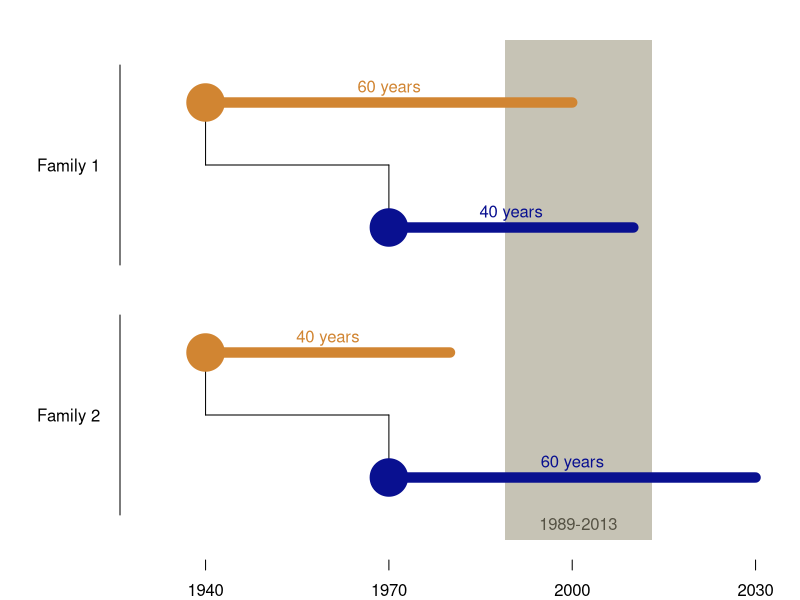
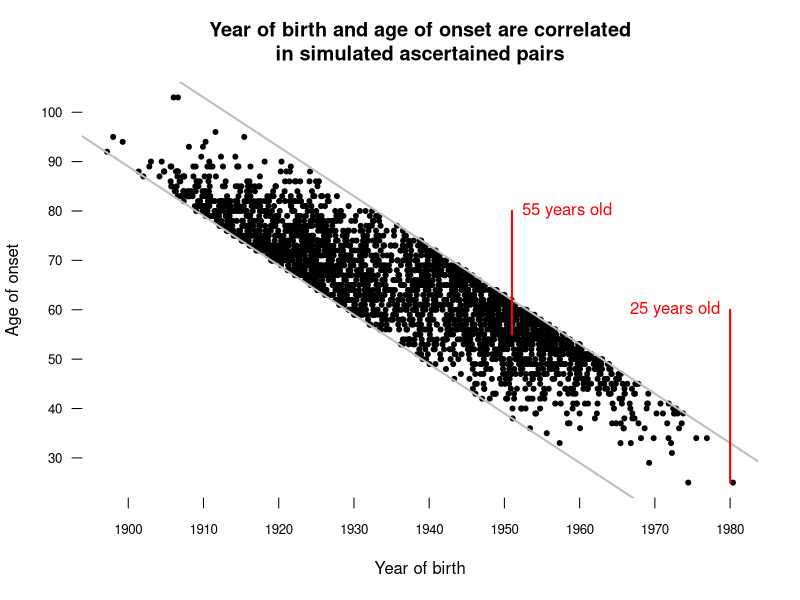
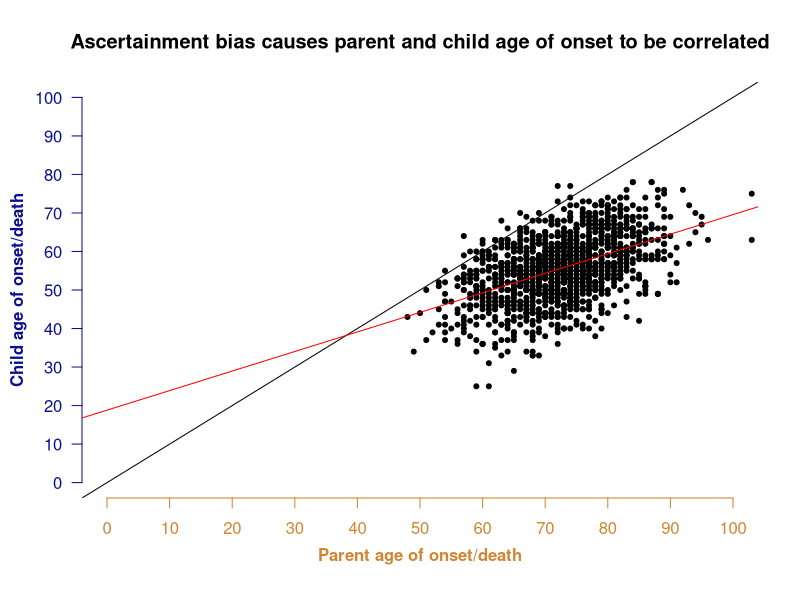

Generate these figures, in order, with R:
setwd('~/d/j/cureffi/media/2014/10/')

# colors for plotting parents and children
pcolor='#D18532' 
ccolor='#091090' 

# example of two parent-child pairs
ex1 = data.frame(
  family = c(1,1,2,2),
  plot_height = c(4,3,2,1),
  year_of_birth = c(1940,1970,1940,1970),
  lifespan = c(60,40,40,60),
  color = c(pcolor,ccolor,pcolor,ccolor)
  )

png('example-of-two-families.png',width=750,height=500,res=100)
par(mar=c(2,6,1,1))
plot(NA,NA,xlim=c(1930,2030),ylim=c(.5,4.5),axes=FALSE,ylab='',xlab='')
# draw a rectangle for the period of ascertainment, and label it
rect(xleft=1989,ybottom=.5,xright=2013,ytop=4.5,col='#C6C3B5',border=NA)
text(x=(1989+2013)/2,y=.5,pos=3,label='1989-2013',col='#565345')
# draw lines from parent to child like on a pedigree chart
points(c(1940,1940),c(4,3.5),type='l',lwd=1)
points(c(1940,1970),c(3.5,3.5),type='l',lwd=1)
points(c(1970,1970),c(3.5,3),type='l',lwd=1)
points(c(1940,1940),c(2,1.5),type='l',lwd=1)
points(c(1940,1970),c(1.5,1.5),type='l',lwd=1)
points(c(1970,1970),c(1.5,1),type='l',lwd=1)
# draw each individual's birth and lifespan
for (i in 1:4) {
  points(ex1$year_of_birth[i],ex1$plot_height[i],pch=19,cex=5,col=ex1$color[i])
  points(c(ex1$year_of_birth[i],ex1$year_of_birth[i]+ex1$lifespan[i]),rep(ex1$plot_height[i],2),type='l',lwd=10,col=ex1$color[i])
  text(ex1$year_of_birth[i]+ex1$lifespan[i]/2,ex1$plot_height[i],pos=3,col=ex1$color[i],label=paste(ex1$lifespan[i],'years'))
}
# add axes
axis(side=2,at=c(.7,2.3),labels=c('',''),lwd.ticks=0)
axis(side=2,at=c(2.7,4.3),labels=c('',''),lwd.ticks=0)
axis(side=2,at=c(3.5,1.5),labels=c('Family 1','Family 2'),las=1,lwd=0,lwd.ticks=0)
axis(side=1,at=c(1940,1970,2000,2030),lwd=0,lwd.ticks=1)
dev.off()


# simulation
set.seed(1)
parent_yob = runif(n=100000,min=1700,max=2000) # generate parents born from 1700 through 2000
child_yob = parent_yob + rnorm(n=100000,m=28,s=6) # child born when parent is 28+-6 years old
parent_onset_age = round(rnorm(n=100000, m=64, s=10)) # parent's age of onset is 64+-10
child_onset_age = round(rnorm(n=100000, m=64, s=10)) # child's age of onset is 64+-10
parent_onset_year = parent_yob + parent_onset_age # figure out what year parent has onset
child_onset_year = child_yob + child_onset_age # figure out what year child has onset

# if we can magically ascertain _everyone_ regardless of year of onset, is there anticipation?
t.test(parent_onset_age,child_onset_age,paired=TRUE,alternative='two.sided')
# no significant difference in age of onset

# what if we can only ascertain pairs where both get sick in 1989-2013?
parent_ascertainable = parent_onset_year >= 1989 & parent_onset_year <= 2013
child_ascertainable = child_onset_year >= 1989 & child_onset_year <= 2013
pair_ascertainable = parent_ascertainable & child_ascertainable
t.test(parent_onset_age[pair_ascertainable],child_onset_age[pair_ascertainable],paired=TRUE,alternative='two.sided')
# highly significant 17-year difference in age of onset

year_of_birth = c(parent_yob[pair_ascertainable],child_yob[pair_ascertainable])
age_of_onset = c(parent_onset_age[pair_ascertainable],child_onset_age[pair_ascertainable])
cor.test(year_of_birth,age_of_onset)

png('~/d/j/cureffi/media/2014/10/yob-ao-correlation.png',width=750,height=500,res=100)
plot(year_of_birth,age_of_onset,pch=20,axes=FALSE,xlab='Year of birth',
     ylab='Age of onset',main='Year of birth and age of onset are correlated\nin simulated ascertained pairs')
abline(a=1989,b=-1,col='gray',lwd=2)
abline(a=2013,b=-1,col='gray',lwd=2)
axis(side=1,at=c(190:198)*10,lwd=0,lwd.ticks=1,cex.axis=.8)
axis(side=2,at=c(2:10)*10,lwd=0,lwd.ticks=1,las=1,cex.axis=.8)
points(c(1951,1951),c(55,80),col='red',type='l',lwd=2)
text(x=1951,y=80,pos=4,label='55 years old',col='red')
points(c(1980,1980),c(25,60),col='red',type='l',lwd=2)
text(x=1980,y=60,pos=2,label='25 years old',col='red')
dev.off()

mean(age_of_onset[round(year_of_birth)==1951])
mean(age_of_onset[round(year_of_birth) > 1979])

png('~/d/j/cureffi/media/2014/10/parent-child-correlation.png',width=750,height=500,res=100)
m = lm(child_onset_age[pair_ascertainable] ~ parent_onset_age[pair_ascertainable])
plot(parent_onset_age[pair_ascertainable],child_onset_age[pair_ascertainable],pch=20,axes=FALSE,
     xlab='',ylab='',main='Ascertainment bias causes parent and child age of onset to be correlated',
     ylim=c(0,100),xlim=c(0,100))
axis(side=1,at=(0:10)*10,col=pcolor,col.axis=pcolor)
mtext(side=1,col=pcolor,text=expression(bold('Parent age of onset/death')),padj=3)
axis(side=2,at=(0:10)*10,col=ccolor,col.axis=ccolor,las=1)
mtext(side=2,col=ccolor,text=expression(bold('Child age of onset/death')),padj=-3)
abline(a=0,b=1,col='black')
abline(m,col='red')
summary(m)
dev.off()
